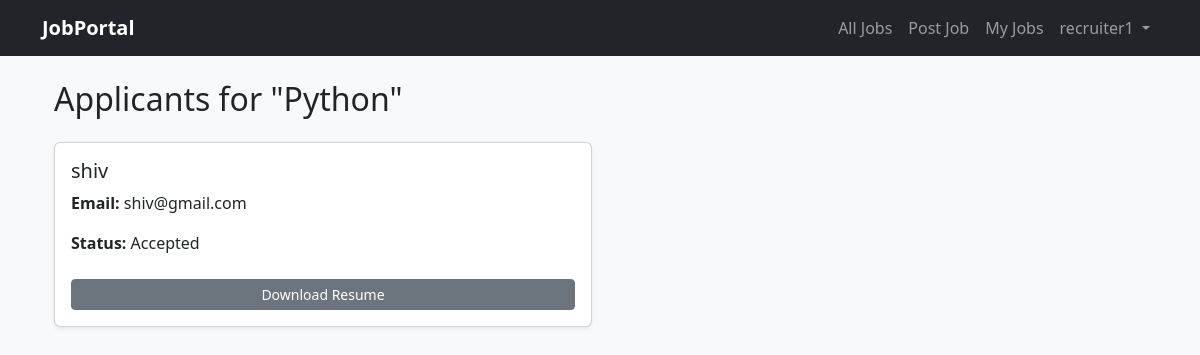
The app's page /job/1/applicants/ (signed in) with its own data.
### accounts/models.py (models this page shows)
class User(AbstractUser):
    ROLE_CHOICES = (
        ('candidate', 'Candidate'),
        ('recruiter', 'Recruiter'),
    )
    role = models.CharField(max_length=20, choices=ROLE_CHOICES)

### jobs/models.py (models this page shows, shortened)
class Job(models.Model):
    JOB_TYPES = [
        ("full_time", "Full-time"),
        ("part_time", "Part-time"),
        ("internship", "Internship"),
        ("contract", "Contract"),
    ]
    WORK_MODES = [
        ("onsite", "On-site"),
        ("remote", "Remote"),
        ("hybrid", "Hybrid"),
    ]
    recruiter = models.ForeignKey(User, on_delete=models.CASCADE, related_name="jobs")
    title = models.CharField(max_length=200)
    description = models.TextField()
    company = models.CharField(max_length=200)
    location = models.CharField(max_length=100)
    salary = models.DecimalField(max_digits=10, decimal_places=2)
    job_type = models.CharField(max_length=20, choices=JOB_TYPES, default="full_time")
    work_mode = models.CharField(max_length=20, choices=WORK_MODES, default="onsite")
    openings = models.PositiveIntegerField(default=1)
    job_code = models.CharField(max_length=12, unique=True, editable=False, blank=True, default="")
    company_website = models.URLField(blank=True)
    company_description = models.TextField(blank=True)

class Application(models.Model):
    STATUS_CHOICES = [
        ("Pending", "Pending"),
        ("Accepted", "Accepted"),
        ("Rejected", "Rejected"),
    ]
    job = models.ForeignKey(Job, on_delete=models.CASCADE)
    candidate = models.ForeignKey(settings.AUTH_USER_MODEL, on_delete=models.CASCADE)
    resume = models.FileField(upload_to="resumes/")
    applied_at = models.DateTimeField(auto_now_add=True)
    status = models.CharField(max_length=10, choices=STATUS_CHOICES, default="Pending")

### jobs/views.py (the view)
# urls.py: path("job/<int:job_id>/applicants/", views.job_applicants, name="job_applicants"),
@login_required
def job_applicants(request, job_id):
    job = get_object_or_404(Job, id=job_id, recruiter=request.user)
    applications = Application.objects.filter(job=job)
    return render(request, "jobs/job_applicants.html", {"job": job, "applications": applications})

### templates/jobs/job_applicants.html (shortened to what this page needs)
{% extends 'base.html' %}
{% block content %}
<div class="container mt-4">
  <h2 class="mb-4">Applicants for "{{ job.title }}"</h2>
  {% if applications %}
    <div class="row g-3">
      {% for app in applications %}
        <div class="col-md-6">
          <div class="card shadow-sm p-3">
            <h5 class="card-title">{{ app.candidate.username }}</h5>
            <p class="card-text"><strong>Email:</strong> {{ app.candidate.email }}</p>
            <p class="card-text"><strong>Status:</strong> {{ app.status }}</p>
            {% if app.resume %}
            <a href="{{ app.resume.url }}" class="btn btn-secondary btn-sm mt-2" download>Download Resume</a>
            {% endif %}
          </div>
        </div>
      {% endfor %}
    </div>
  {% else %}
    <p>No one has applied yet.</p>
  {% endif %}
</div>
{% endblock %}

### templates/base.html (shortened to what this page needs)
<!DOCTYPE html>
<html lang="en">
<head>
  <link href="https://cdn.jsdelivr.net/npm/bootstrap@5.3.0/dist/css/bootstrap.min.css" rel="stylesheet">
</head>
<body class="bg-light">
<nav class="navbar navbar-expand-lg navbar-dark bg-dark">
  <div class="container">
    <a class="navbar-brand fw-bold" href="{% url 'job_list' %}">JobPortal</a>
    <div class="collapse navbar-collapse" id="navbarNav">
      <ul class="navbar-nav ms-auto">
        <li class="nav-item">
          <a class="nav-link" href="{% url 'job_list' %}">All Jobs</a>
        </li>
        {% if user.is_authenticated %}
          {% if user.role == "candidate" %}
            <li class="nav-item">
              <a class="nav-link" href="{% url 'candidate_dashboard' %}">My Applications</a>
            </li>
          {% elif user.role == "recruiter" %}
            <li class="nav-item">
              <a class="nav-link" href="{% url 'job_create' %}">Post Job</a>
            </li>
            <li class="nav-item">
              <a class="nav-link" href="{% url 'recruiter_dashboard' %}">My Jobs</a>
            </li>
          {% endif %}
          <li class="nav-item dropdown">
            <a class="nav-link dropdown-toggle" href="#" id="profileDropdown" role="button" data-bs-toggle="dropdown">
              {{ user.username }}
            </a>
          </li>
        {% else %}
          <li class="nav-item"><a class="nav-link" href="{% url 'login' %}">Login</a></li>
          <li class="nav-item"><a class="nav-link" href="{% url 'signup' %}">Signup</a></li>
        {% endif %}
      </ul>
    </div>
  </div>
</nav>
<div class="container mt-4">
  {% block content %}{% endblock %}
</div>
</body>
</html>

### records on screen
User: username "recruiter1"
Job: title "Python"
Application: candidate.username "shiv", candidate.email "shiv@gmail.com", status "Accepted"
